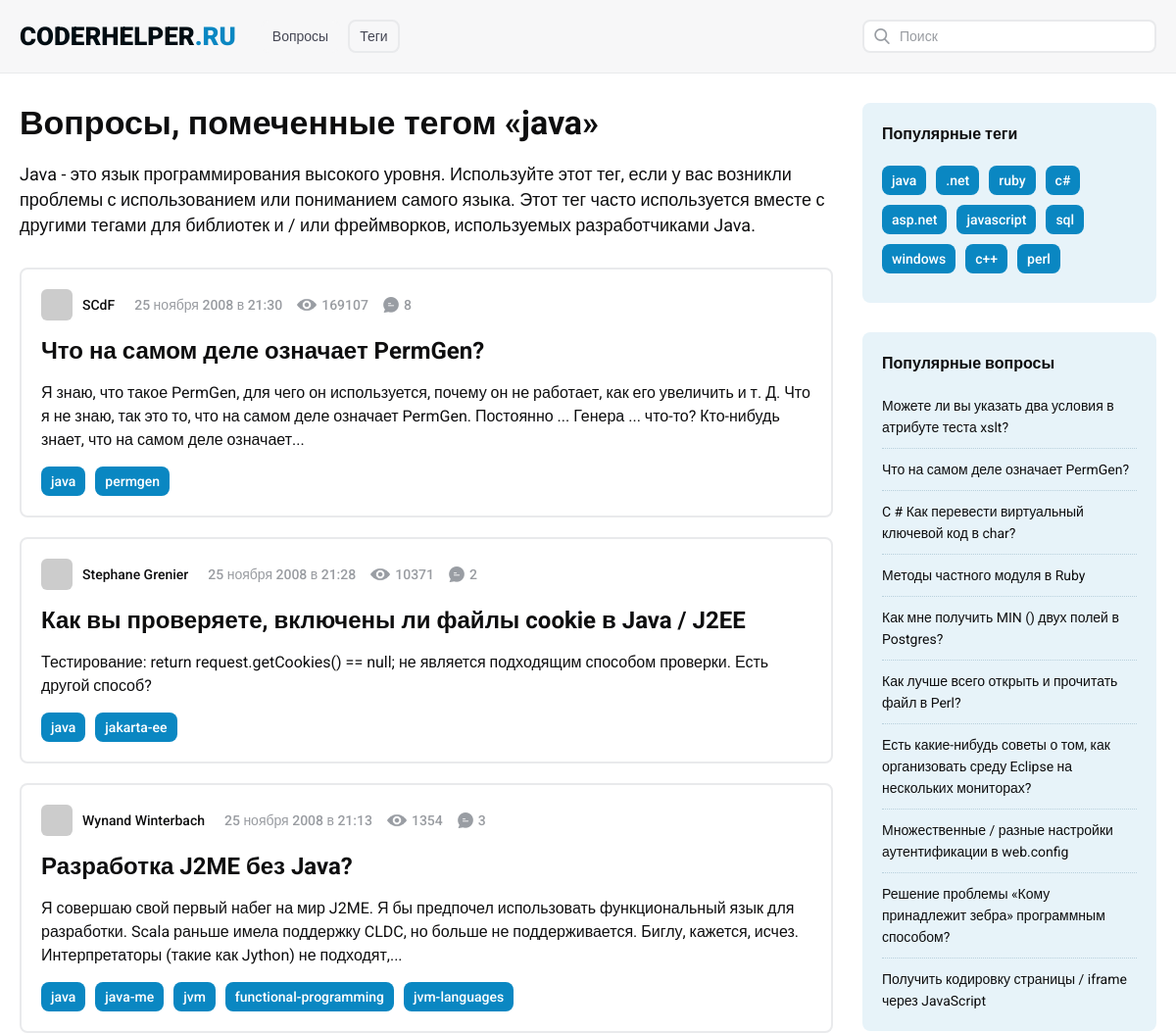
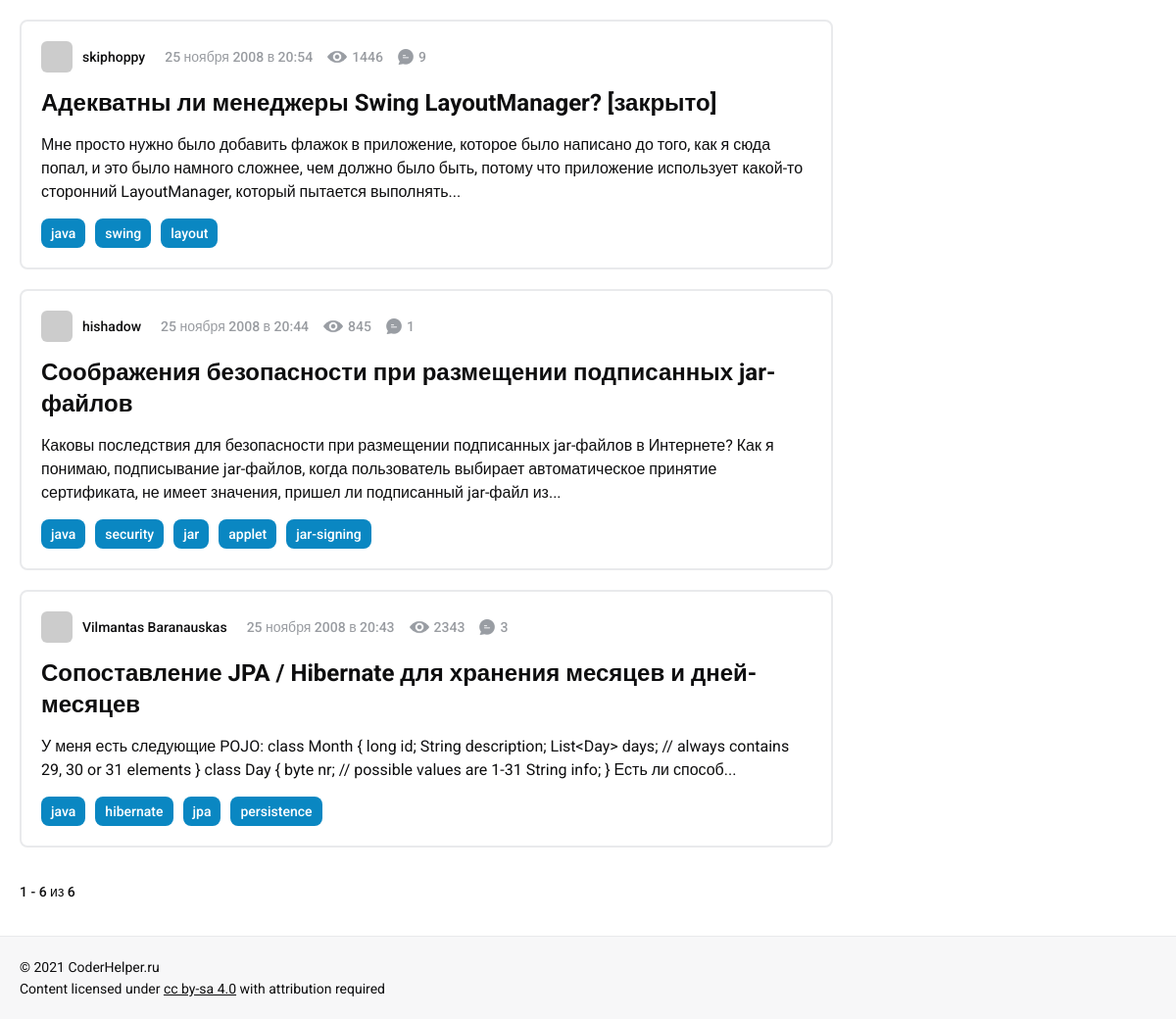
The app's page /tags/java with its own data (2 pictures, top to bottom).
### tables this page shows
CREATE TABLE `tags` (
  `tag_id` int NOT NULL AUTO_INCREMENT,
  `tag_name` varchar(255) NOT NULL COMMENT 'название тега',
  `tag_description` text COMMENT 'описание тега',
  `questions_count` int DEFAULT NULL,
  `status_process` int NOT NULL DEFAULT '1',
  `is_translate` int NOT NULL DEFAULT '0',
  PRIMARY KEY (`tag_id`),
  UNIQUE KEY `tag_name` (`tag_name`),
  KEY `tags_status_process_index` (`status_process`),
  KEY `tags_is_translate_index` (`is_translate`)
);

CREATE TABLE `tags_to_questions` (
  `tag_id` int NOT NULL,
  `question_id` int NOT NULL,
  PRIMARY KEY (`tag_id`,`question_id`),
  KEY `tag_id` (`tag_id`),
  KEY `question_id` (`question_id`),
  CONSTRAINT `tags_to_questions_ibfk_1` FOREIGN KEY (`tag_id`) REFERENCES `tags` (`tag_id`),
  CONSTRAINT `tags_to_questions_ibfk_2` FOREIGN KEY (`question_id`) REFERENCES `questions` (`question_id`)
);

CREATE TABLE `questions` (
  `question_id` int NOT NULL AUTO_INCREMENT COMMENT 'id',
  `outer_link` varchar(255) DEFAULT NULL COMMENT 'внешняя ссылка',
  `avatar` varchar(255) DEFAULT NULL COMMENT 'аватара автора',
  `author` varchar(255) NOT NULL COMMENT 'автор вопроса',
  `post` varchar(255) NOT NULL COMMENT 'внутренняя ссылка',
  `pub_date` int NOT NULL COMMENT 'дата публикации',
  `views` int NOT NULL DEFAULT '0' COMMENT 'просмотры',
  `answers` int NOT NULL DEFAULT '0' COMMENT 'ответы',
  `title` varchar(255) NOT NULL COMMENT 'заголовок вопроса',
  `content` text NOT NULL COMMENT 'текст вопроса',
  `rating` int NOT NULL DEFAULT '0' COMMENT 'рейтинг',
  `similar_id` varchar(255) DEFAULT NULL COMMENT 'id похожих вопросов',
  `comments_block` text,
  `is_more_comments` enum('0','1','2') NOT NULL DEFAULT '0',
  `status_process` int NOT NULL DEFAULT '1',
  `is_translate` int NOT NULL DEFAULT '0',
  PRIMARY KEY (`question_id`),
  KEY `post` (`post`) USING BTREE,
  KEY `questions_status_process_index` (`status_process`),
  KEY `questions_is_translate_index` (`is_translate`)
);

### config/routes.php (called while the page is built)
<?php
return [
    '^search\/page-([0-9]+)' => 'search/index/$1',
    '^search' => 'search/index',
    '^tags\/([0-9a-zA-Z%-.,]+)/page-([0-9]+)$' => 'tags/list/$1/$2',
    '^tags\/page-([0-9]+)$' => 'tags/index/$1',
    '^tags\/([0-9a-zA-Z%-.,]+)$' => 'tags/list/$1',
    '^tags$' => 'tags/index',
    '^questions/([0-9]+)/([0-9а-яёА-ЯЁA-Za-z-%.,]+)$' => 'question/view/$1/$2',
    '^questions/([0-9]+)/?$' => 'question/view/$1/question',
    '^q\/([0-9]+)/([0-9а-яёА-ЯЁA-Za-z-%.,]+)$' => 'question/view/$1/$2',
    '^q\/([0-9]+)/?$' => 'question/view/$1/question',
    '^page-([0-9]+)$' => 'question/index/$1',
    '' => 'question/index'
    ];

### src/Controllers/TagsController.php (called while the page is built, shortened)
<?php
class TagsController {
    public function actionList(string $tagName, int $page = 1): bool
    {
        $tagName = rawurldecode($tagName);
        $tag_description = Tags::TagDescriptionByTagName($tagName);
        $popularTags = Questions::popularTags();
        $popularQuestions = Questions::popularQuestions();
        $Questions = Questions::getQuestionsByTagName($tagName, $page);
        $total = Tags::QuestionsInTagByTagName($tagName);
        $pagination = new Pagination($total, $page, Questions::SHOW_QUESTIONS_BY_DEFAULT, 'page-');
        require_once(PUBLIC_HTML.'/views/tags/list.php');
        return true;
    }
}

### index.php (called while the page is built, shortened)
<?php
$router = new Router();
$router->run();

### src/Models/Tags.php (called while the page is built, shortened)
<?php
class Tags {
    public static function TagDescriptionByTagName(string $tagName): mixed
    {
        $db = Database::getConnection();
        $stmt = $db->prepare("SELECT `tag_description`"
                    . " FROM `tags`"
                    . " WHERE `tag_name`=:tagName");
        $stmt->execute([ ':tagName' => $tagName ]);
        return $stmt->rowCount()
            ? $stmt->fetch()['tag_description']
            : 'Не найдены вопросы с тегом «'.$tagName.'»';
    }
    public static function QuestionsInTagByTagName(string $tagName): int
    {
        $db = Database::getConnection();
        $stmt = $db->prepare("SELECT count(`tags_to_questions`.`tag_id`) AS `count`"
            . " FROM `tags`, `tags_to_questions`"
            . " WHERE `tags`.`tag_id`=`tags_to_questions`.`tag_id`"
            . " AND `tags`.`tag_name`=:tagName");
        $stmt->execute([
            ':tagName' => $tagName
        ]);
        $result = $stmt->fetch();
        return $result['count'] ?? 0;
    }
}

### src/Models/Questions.php (called while the page is built, shortened)
<?php
class Questions {
    public static function getQuestionsByTagName(string $tagName, int $page = 1){
        if($page){
            $offset = ($page - 1) * self::SHOW_QUESTIONS_BY_DEFAULT;
            $db = Database::getConnection();
            $stmt = $db->prepare("SELECT * FROM `tags`, `tags_to_questions`,  `questions`"
                    . " WHERE `questions`.`question_id`=`tags_to_questions`.`question_id`"
                    . " AND `tags`.`tag_id`=`tags_to_questions`.`tag_id`"
                    . " AND `tags`.`tag_name`=:tagName"
                    . " ORDER BY `pub_date` DESC"
                    . " LIMIT ".Tags::SHOW_QUESTIONS_BY_DEFAULT
                    . " OFFSET $offset");
            $stmt->execute(
                [ ':tagName' => $tagName ]
            );
            return self::ExtractQuestionList($stmt);
        }
    }
    public static function popularTags(): array
    {
        $db = Database::getConnection();
        $popularTags = [];
        $result = $db->query("SELECT `tag_name`, COUNT(`tags_to_questions`.`tag_id`) AS tag_count
                                    FROM `tags`
                                    JOIN `tags_to_questions`
                                    ON `tags_to_questions`.`tag_id` = `tags`.`tag_id`
                                    GROUP BY `tags_to_questions`.`tag_id`, `tags`.`tag_name`
                                    ORDER BY tag_count DESC
                                    LIMIT 10;");
        while($row = $result->fetch()){
            $popularTags[] = $row['tag_name'];
        }
        return $popularTags;
    }
    public static function popularQuestions(): array
    {
        $db = Database::getConnection();
        $popularQuestions = [];
        $result = $db->query("SELECT * FROM `questions` ORDER BY `views` DESC, `pub_date` DESC
         LIMIT 10");
        while($row = $result->fetch()){
            $popularQuestions[] = [
                'question_id' => $row['question_id'],
                'title' => $row['title'],
                'post' => $row['post'],
            ];;
        }
        return $popularQuestions;
    }
    public static function getTagsByQuestionId(int $question_id): array
    {
        $db = Database::getConnection();
        $stmt = $db->prepare("SELECT `tag_name`"
            . " FROM `tags_to_questions`,`tags`"
            . " WHERE  `tags_to_questions`.`question_id`=:question_id"
            . " AND `tags`.`tag_id`=`tags_to_questions`.`tag_id`");
        $stmt->execute( [':question_id' => $question_id] );
        $tagsList = [];
        while($row = $stmt->fetch()){
            $tagsList[] = $row['tag_name'];
        }
        return $tagsList;
    }
    public static function ExtractQuestionList(false|PDOStatement $result): array
    {
        $questionList = [];
        while($row = $result->fetch()) {
            $questionList[] = [
                'question_id' => $row['question_id'],
                'avatar' => $row['avatar'],
                'author' => $row['author'],
                'post' => $row['post'],
                'views' => $row['views'],
                'answers' => $row['answers'],
                'pub_date' => Common::pubDateToString($row['pub_date']),
                'title' => $row['title'],
                'content' => Common::mbCutString($row['content'], 250),
                'tags' => self::getTagsByQuestionId($row['question_id']),
                'rating' => $row['rating']
            ];
        }
        return $questionList;
    }
}

### views/tags/list.php (the view)
<?php include_once PUBLIC_HTML.'/views/layouts/header.php';?>
<div class="content_wrapper clearfix">
    <main class="questions_block">
	<h1 class="main_title">Вопросы, помеченные тегом «<?=$tagName?>»</h1>
	<div class="tagged_description"><?=$tag_description?></div>
            <div class="questions_list">
            <?php foreach($Questions as $question): ?>
            <div class="question_item">
		<div class="question_stat_block">
                    <div class="author">
			<img class="avatar" src="<?=$question['avatar']?>" alt="avatar">
                        <div class="name"><?=$question['author']?></div>
                    </div>
                    <div class="question_stat">
			<div class="date stat_item"><?=$question['pub_date']?></div>
			<div class="views stat_item"><?=$question['views']?></div>
			<div class="answers stat_item"><?=$question['answers']?></div>
                    </div>
		</div>
		<h3 class="question_title">
                    <a href="/questions/<?=$question['question_id']?>/<?=$question['post']?>"><?=$question['title']?></a>
		</h3>
		<div class="description"><?=$question['content']?></div>
		<ul class="tags_list">
                    <?php for($i = 0; $i < count($question['tags']); $i++) :?>
                    <li><a href="/tags/<?=urlencode($question['tags'][$i])?>"><?=$question['tags'][$i]?></a></li>
                    <?php endfor;?>
		</ul>
            </div>
            <?php endforeach; ?>
	</div>
        <?=$pagination->count();?>
    </main>
    <aside class="sidebar">
        <div class="info_block sidebar_tags_block">
            <h4 class="block_title">Популярные теги</h4>
            <ul class="tags_list">
		<?php foreach ($popularTags as $popularTag) : ?>
                <li><a href="/tags/<?=urlencode($popularTag)?>"><?=$popularTag?></a></li>
                <?php endforeach;?>
            </ul>
        </div>
        <div class="info_block sidebar_questions_block">
            <h4 class="block_title">Популярные вопросы</h4>
            <ul class="questions_list">
		<?php foreach($popularQuestions as $pQuestion) : ?>
                <li><a href="/questions/<?=$pQuestion['question_id']?>/<?=$pQuestion['post']?>"><?=$pQuestion['title']?></a></li>
                <?php endforeach; ?>
            </ul>
	</div>
    </aside>
</div>
<?php include_once PUBLIC_HTML.'/views/layouts/footer.php';?>

### src/Components/Router.php (shortened to what this page needs)
<?php
class Router {
    private string $controllersNamespace = 'Coderhelper\Controllers\\';
    private array $routes;
    public function __construct(){
        $routesPath = PUBLIC_HTML."/config/routes.php";
        $this->routes = include($routesPath);
    }
    private function getUri(): string
    {
        if(!empty($_SERVER['REQUEST_URI'])){
            return trim($_SERVER['REQUEST_URI'], '/');
        }
        return '';
    }
    public function run(): void
    {
        $uri = $this->getUri();
        foreach($this->routes as $uriPattern => $path) {
            if(preg_match("~^$uriPattern~ui", $uri)){
                $internalRoute = preg_replace("~$uriPattern~", $path, $uri);
                $internalRoute = preg_replace('~\?(.*)~', '', $internalRoute);
                $segments = explode('/', $internalRoute);
                $controllerName = ucfirst(array_shift($segments)."Controller");
                $actionName = "action".ucfirst(array_shift($segments));
                $this->parameters = $segments;
                $controllerName = $this->controllersNamespace.$controllerName;
                $controllerObject = new $controllerName;
                $result = (method_exists($controllerName, $actionName)) ?
                    call_user_func_array(array($controllerObject, $actionName), $this->parameters) :
                    NotfoundController::actionNotfound();
                if($result != null){
                    break;
                }
            }
        }
    }
}

### template/css/styles.css (style rules this page uses)
html * { -webkit-box-sizing: border-box; -moz-box-sizing: border-box; box-sizing: border-box; }
body { min-width: 320px; background: #fff; font-family: 'Roboto', sans-serif; font-weight: 400; font-size: 16px; line-height: 24px; color: #0e0e0f; cursor: default; -webkit-text-size-adjust: 100%; -moz-text-size-adjust: 100%; -ms-text-size-adjust: 100%; text-size-adjust: 100%; }
.clearfix:after { display: block; content: ""; clear: both; }
.content_wrapper { margin: 0 auto; padding: 105px 20px 30px; max-width: 1200px; }
.content_wrapper .main_title { margin: 0 0 30px; font-weight: 700; font-size: 34px; line-height: 40px; }
.content_wrapper .tagged_description { margin: -10px 0 30px; font-size: 18px; line-height: 26px; }
.questions_block { float: left; width: -webkit-calc(100% - 330px); width: -moz-calc(100% - 330px); width: calc(100% - 330px); }
.questions_block .question_item { margin: 0 0 20px; padding: 20px 20px 10px; border: 2px solid #e9eaec; -webkit-border-radius: 8px; -moz-border-radius: 8px; border-radius: 8px; }
.questions_block .question_item:last-child { margin: 0 0 30px; }
.question_stat_block { margin: 0 0 15px; font-size: 0; line-height: 0; letter-spacing: -1px; }
.question_stat_block .author { display: inline-block; vertical-align: middle; margin: 0 20px 0 0; }
.question_stat_block .avatar { display: inline-block; vertical-align: middle; margin: 0 10px 0 0; width: 32px; height: 32px; -webkit-border-radius: 6px; -moz-border-radius: 6px; border-radius: 6px; }
.question_stat_block .name { display: inline-block; vertical-align: middle; font-weight: 500; font-size: 14px; line-height: 32px; letter-spacing: normal; }
.question_stat_block .question_stat { display: inline-block; vertical-align: middle; }
.question_stat_block .stat_item { display: inline-block; vertical-align: middle; margin: 0 15px 0 0; font-weight: 500; font-size: 14px; line-height: 32px; letter-spacing: normal; color: #999ca1; }
.question_stat_block .views { padding: 0 0 0 25px; background: url("../images/views_icon.png") left center no-repeat; -webkit-background-size: 20px auto; -moz-background-size: 20px auto; -o-background-size: 20px auto; background-size: 20px auto; }
.question_stat_block .answers { margin: 0; padding: 0 0 0 21px; background: url("../images/answer_icon.png") left center no-repeat; -webkit-background-size: 16px auto; -moz-background-size: 16px auto; -o-background-size: 16px auto; background-size: 16px auto; }
.questions_block .question_title { margin: 0 0 15px; font-weight: 700; font-size: 24px; line-height: 32px; }
.questions_block .question_title a { display: block; color: #0e0e0f; text-decoration: none; outline: none; cursor: pointer; }
.questions_block .description { margin: 0 0 15px; }
.questions_block .tags_list { font-size: 0; line-height: 0; letter-spacing: -1px; }
.questions_block .tags_list li { display: inline-block; vertical-align: top; margin: 0 10px 10px 0; }
.questions_block .tags_list a { display: block; padding: 8px 10px; -webkit-border-radius: 8px; -moz-border-radius: 8px; border-radius: 8px; background: #0a87c2; font-weight: 500; font-size: 14px; line-height: 14px; letter-spacing: normal; color: #fff; text-decoration: none; outline: none; cursor: pointer; }
.sidebar { float: right; width: 300px; }
.sidebar .info_block { padding: 20px; -webkit-border-radius: 8px; -moz-border-radius: 8px; border-radius: 8px; background: #e7f3f9; }
.sidebar .sidebar_tags_block { margin: 0 0 30px; }
.sidebar .block_title { margin: 0 0 20px; font-weight: 700; }
.sidebar .tags_list { font-size: 0; line-height: 0; letter-spacing: -1px; }
.sidebar .tags_list li { display: inline-block; vertical-align: top; margin: 0 10px 10px 0; }
.sidebar .tags_list a { display: block; padding: 8px 10px; -webkit-border-radius: 8px; -moz-border-radius: 8px; border-radius: 8px; background: #0a87c2; font-weight: 500; font-size: 14px; line-height: 14px; letter-spacing: normal; color: #fff; text-decoration: none; outline: none; cursor: pointer; }
.sidebar .questions_list li { padding: 0 0 10px; margin: 0 0 10px; border-bottom: 1px dotted #b8d0dc; font-size: 14px; line-height: 22px; }
.sidebar .questions_list li:last-child { margin: 0; padding: 0; border: none; }
.sidebar .questions_list a { display: block; color: #0e0e0f; text-decoration: none; outline: none; }

### records on screen
tags: tag_description "Java - это язык программирования высокого уровня. Используйте этот тег, если у вас возникли проблемы с использованием или пониманием самого языка. Этот тег часто используется вместе с другими тегами для библиотек и / или фреймворков, используемых разработчиками Java."
tags_to_questions: question.author "Stephane Grenier", pub_date "25 ноября 2008 в 21:28", question.views "10371", question.answers "2", question.title "Как вы проверяете, включены ли файлы cookie в Java / J2EE", content "Тестирование: return request.getCookies() == null; не является подходящим способом проверки. Есть другой способ?", tags "java", tags "jakarta-ee"
tags_to_questions: question.author "Wynand Winterbach", pub_date "25 ноября 2008 в 21:13", question.views "1354", question.answers "3", question.title "Разработка J2ME без Java?", content "Я совершаю свой первый набег на мир J2ME. Я бы предпочел использовать функциональный язык для разработки. Scala раньше имела поддержку CLDC, но больше не поддерживается. Биглу, кажется, исчез. Интерпретаторы (такие как Jython) не подходят,...", tags "java", tags "java-me", tags "jvm", tags "functional-programming", tags "jvm-languages"
tags_to_questions: question.author "skiphoppy", pub_date "25 ноября 2008 в 20:54", question.views "1446", question.answers "9", question.title "Адекватны ли менеджеры Swing LayoutManager? [закрыто]", content "Мне просто нужно было добавить флажок в приложение, которое было написано до того, как я сюда попал, и это было намного сложнее, чем должно было быть, потому что приложение использует какой-то сторонний LayoutManager, который пытается выполнять...", tags "java", tags "swing", tags "layout"
tags_to_questions: question.author "hishadow", pub_date "25 ноября 2008 в 20:44", question.views "845", question.answers "1", question.title "Соображения безопасности при размещении подписанных jar-файлов", content "Каковы последствия для безопасности при размещении подписанных jar-файлов в Интернете? Как я понимаю, подписывание jar-файлов, когда пользователь выбирает автоматическое принятие сертификата, не имеет значения, пришел ли подписанный jar-файл из...", tags "java", tags "security", tags "jar", tags "applet", tags "jar-signing"
tags_to_questions: question.author "Vilmantas Baranauskas", pub_date "25 ноября 2008 в 20:43", question.views "2343", question.answers "3", question.title "Сопоставление JPA / Hibernate для хранения месяцев и дней-месяцев", content "У меня есть следующие POJO: class Month { long id; String description; List<Day> days; // always contains 29, 30 or 31 elements } class Day { byte nr; // possible values are 1-31 String info; } Есть ли способ...", tags "java", tags "hibernate", tags "jpa", tags "persistence"
questions: title "Можете ли вы указать два условия в атрибуте теста xslt?"
questions: title "C # Как перевести виртуальный ключевой код в char?"
questions: title "Методы частного модуля в Ruby"
questions: title "Как мне получить MIN () двух полей в Postgres?"
questions: title "Как лучше всего открыть и прочитать файл в Perl?"
questions: title "Есть какие-нибудь советы о том, как организовать среду Eclipse на нескольких мониторах?"
questions: title "Множественные / разные настройки аутентификации в web.config"
questions: title "Решение проблемы «Кому принадлежит зебра» программным способом?"
questions: title "Получить кодировку страницы / iframe через JavaScript"

### other values on screen
$question['author'] "SCdF"
$question['pub_date'] "25 ноября 2008 в 21:30"
$question['views'] "169107"
$question['answers'] "8"
$question['title'] "Что на самом деле означает PermGen?"
$question['tags'][$i] "java"
$question['tags'][$i] "permgen"
$count "1 - 6 из 6"
$popularTag "java"
$popularTag ".net"
$popularTag "ruby"
$popularTag "c#"
$popularTag "asp.net"
$popularTag "javascript"
$popularTag "sql"
